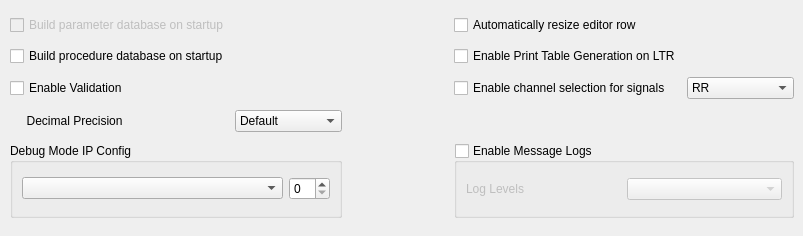
     <widget class="QWidget" name="GeneralTab">
      <attribute name="title">
       <string>General settings</string>
      </attribute>
      <widget class="QWidget" name="gridLayoutWidget">
       <property name="geometry">
        <rect>
         <x>10</x>
         <y>10</y>
         <width>784</width>
         <height>217</height>
        </rect>
       </property>
       <layout class="QGridLayout" name="gridLayout_5">
        <item row="1" column="3">
         <widget class="QCheckBox" name="LTRAPrintTableCB">
          <property name="text">
           <string>Enable Print Table Generation on LTR</string>
          </property>
         </widget>
        </item>
        <item row="6" column="0" colspan="2">
         <widget class="QGroupBox" name="groupBox_5">
          <property name="sizePolicy">
           <sizepolicy hsizetype="Expanding" vsizetype="Maximum">
            <horstretch>0</horstretch>
            <verstretch>0</verstretch>
           </sizepolicy>
          </property>
          <property name="maximumSize">
           <size>
            <width>16777215</width>
            <height>75</height>
           </size>
          </property>
          <property name="title">
           <string>Debug Mode IP Config</string>
          </property>
          <layout class="QGridLayout" name="gridLayout_10">
           <item row="0" column="0">
            <widget class="QComboBox" name="debugIPCB">
             <property name="sizePolicy">
              <sizepolicy hsizetype="MinimumExpanding" vsizetype="Fixed">
               <horstretch>0</horstretch>
               <verstretch>0</verstretch>
              </sizepolicy>
             </property>
            </widget>
           </item>
           <item row="0" column="1">
            <widget class="QSpinBox" name="debugIPSP">
             <property name="sizePolicy">
              <sizepolicy hsizetype="Minimum" vsizetype="Fixed">
               <horstretch>0</horstretch>
               <verstretch>0</verstretch>
              </sizepolicy>
             </property>
            </widget>
           </item>
          </layout>
         </widget>
        </item>
        <item row="1" column="0">
         <widget class="QCheckBox" name="ProcDbStartupCb">
          <property name="enabled">
           <bool>true</bool>
          </property>
          <property name="text">
           <string>Build procedure database on startup</string>
          </property>
         </widget>
        </item>
        <item row="0" column="1">
         <spacer name="horizontalSpacer_5">
          <property name="orientation">
           <enum>Qt::Horizontal</enum>
          </property>
          <property name="sizeType">
           <enum>QSizePolicy::Expanding</enum>
          </property>
          <property name="sizeHint" stdset="0">
           <size>
            <width>20</width>
            <height>20</height>
           </size>
          </property>
         </spacer>
        </item>
        <item row="1" column="1">
         <spacer name="horizontalSpacer_6">
          <property name="orientation">
           <enum>Qt::Horizontal</enum>
          </property>
          <property name="sizeType">
           <enum>QSizePolicy::Expanding</enum>
          </property>
          <property name="sizeHint" stdset="0">
           <size>
            <width>20</width>
            <height>20</height>
           </size>
          </property>
         </spacer>
        </item>
        <item row="2" column="0">
         <widget class="QCheckBox" name="EnableValidationCB">
          <property name="text">
           <string>Enable Validation</string>
          </property>
         </widget>
        </item>
        <item row="0" column="0">
         <widget class="QCheckBox" name="BenchDbStartupCB">
          <property name="enabled">
           <bool>false</bool>
          </property>
          <property name="text">
           <string>Build parameter database on startup</string>
          </property>
          <property name="checked">
           <bool>false</bool>
          </property>
         </widget>
        </item>
        <item row="3" column="1">
         <widget class="QComboBox" name="DecimalPrecisionCB">
          <property name="sizePolicy">
           <sizepolicy hsizetype="Expanding" vsizetype="Fixed">
            <horstretch>0</horstretch>
            <verstretch>0</verstretch>
           </sizepolicy>
          </property>
          <item>
           <property name="text">
            <string>Default</string>
           </property>
          </item>
          <item>
           <property name="text">
            <string>5</string>
           </property>
          </item>
          <item>
           <property name="text">
            <string>4</string>
           </property>
          </item>
          <item>
           <property name="text">
            <string>3</string>
           </property>
          </item>
          <item>
           <property name="text">
            <string>2</string>
           </property>
          </item>
          <item>
           <property name="text">
            <string>1</string>
           </property>
          </item>
         </widget>
        </item>
        <item row="3" column="0">
         <widget class="QLabel" name="DecimalPrecisionL">
          <property name="text">
           <string>     Decimal Precision</string>
          </property>
         </widget>
        </item>
        <item row="6" column="2">
         <spacer name="horizontalSpacer_2">
          <property name="orientation">
           <enum>Qt::Horizontal</enum>
          </property>
          <property name="sizeHint" stdset="0">
           <size>
            <width>40</width>
            <height>20</height>
           </size>
          </property>
         </spacer>
        </item>
        <item row="0" column="3">
         <widget class="QCheckBox" name="ResizeRowCb">
          <property name="text">
           <string>Automatically resize editor row </string>
          </property>
         </widget>
        </item>
        <item row="2" column="3">
         <widget class="QCheckBox" name="channelSelectionCB">
          <property name="text">
           <string>Enable channel selection for signals</string>
          </property>
         </widget>
        </item>
        <item row="2" column="4">
         <widget class="QComboBox" name="EngineSelectionCB">
          <property name="enabled">
           <bool>true</bool>
          </property>
          <property name="sizePolicy">
           <sizepolicy hsizetype="Expanding" vsizetype="Fixed">
            <horstretch>0</horstretch>
            <verstretch>0</verstretch>
           </sizepolicy>
          </property>
          <property name="layoutDirection">
           <enum>Qt::LeftToRight</enum>
          </property>
          <item>
           <property name="text">
            <string>RR</string>
           </property>
          </item>
          <item>
           <property name="text">
            <string>PW</string>
           </property>
          </item>
          <item>
           <property name="text">
            <string>CFM</string>
           </property>
          </item>
         </widget>
        </item>
        <item row="6" column="3" colspan="2">
         <widget class="QGroupBox" name="EnableMessageLog">
          <property name="enabled">
           <bool>true</bool>
          </property>
          <property name="sizePolicy">
           <sizepolicy hsizetype="Preferred" vsizetype="Maximum">
            <horstretch>0</horstretch>
            <verstretch>0</verstretch>
           </sizepolicy>
          </property>
          <property name="maximumSize">
           <size>
            <width>16777215</width>
            <height>75</height>
           </size>
          </property>
          <property name="title">
           <string>Enable Message Logs</string>
          </property>
          <property name="checkable">
           <bool>true</bool>
          </property>
          <property name="checked">
           <bool>false</bool>
          </property>
          <layout class="QGridLayout" name="gridLayout_17">
           <item row="0" column="0">
            <widget class="QLabel" name="LogLevelLB">
             <property name="text">
              <string>Log Levels</string>
             </property>
            </widget>
           </item>
           <item row="0" column="1">
            <widget class="QComboBox" name="LogLevelCB"/>
           </item>
          </layout>
         </widget>
        </item>
       </layout>
      </widget>
     </widget>
